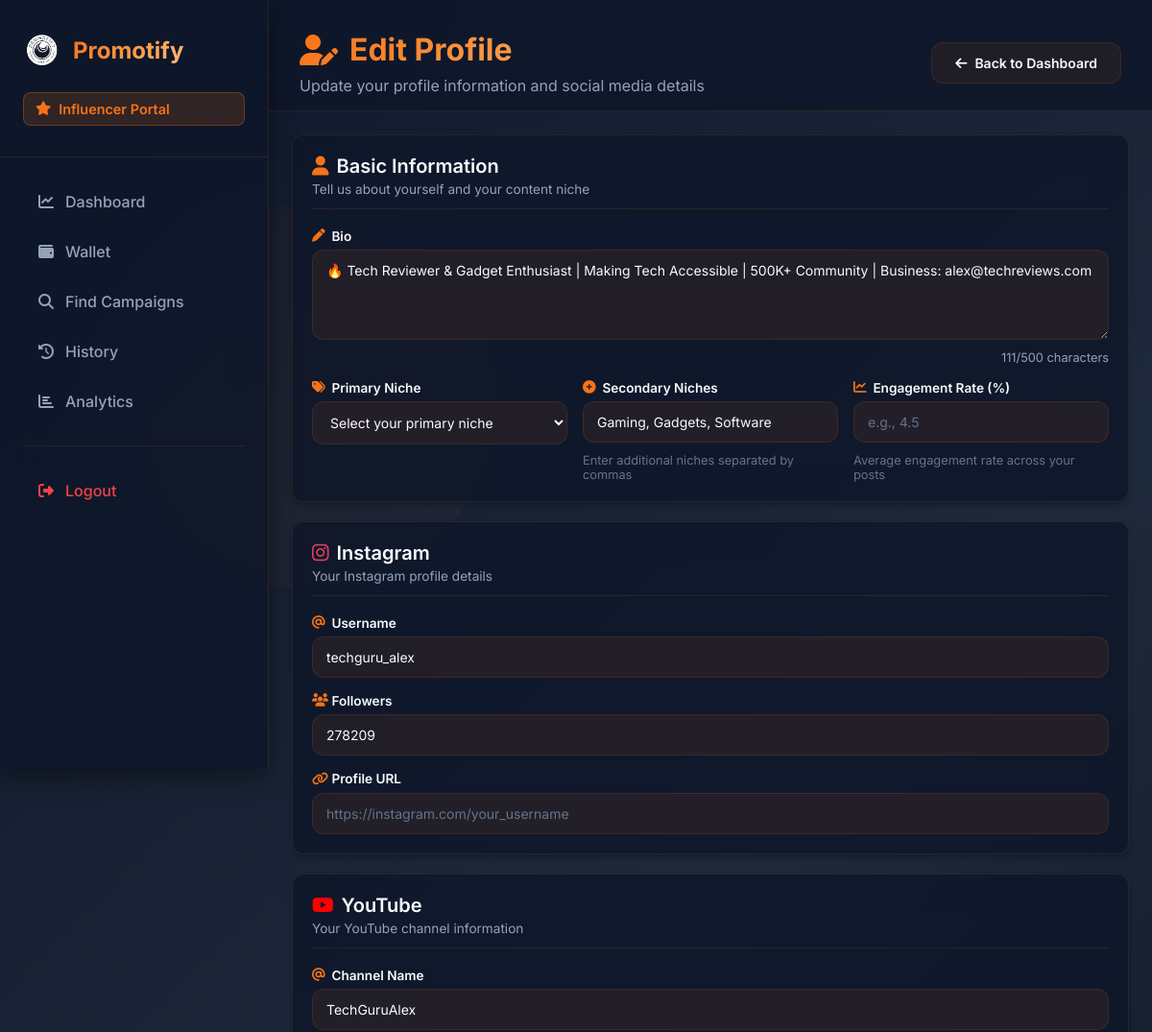
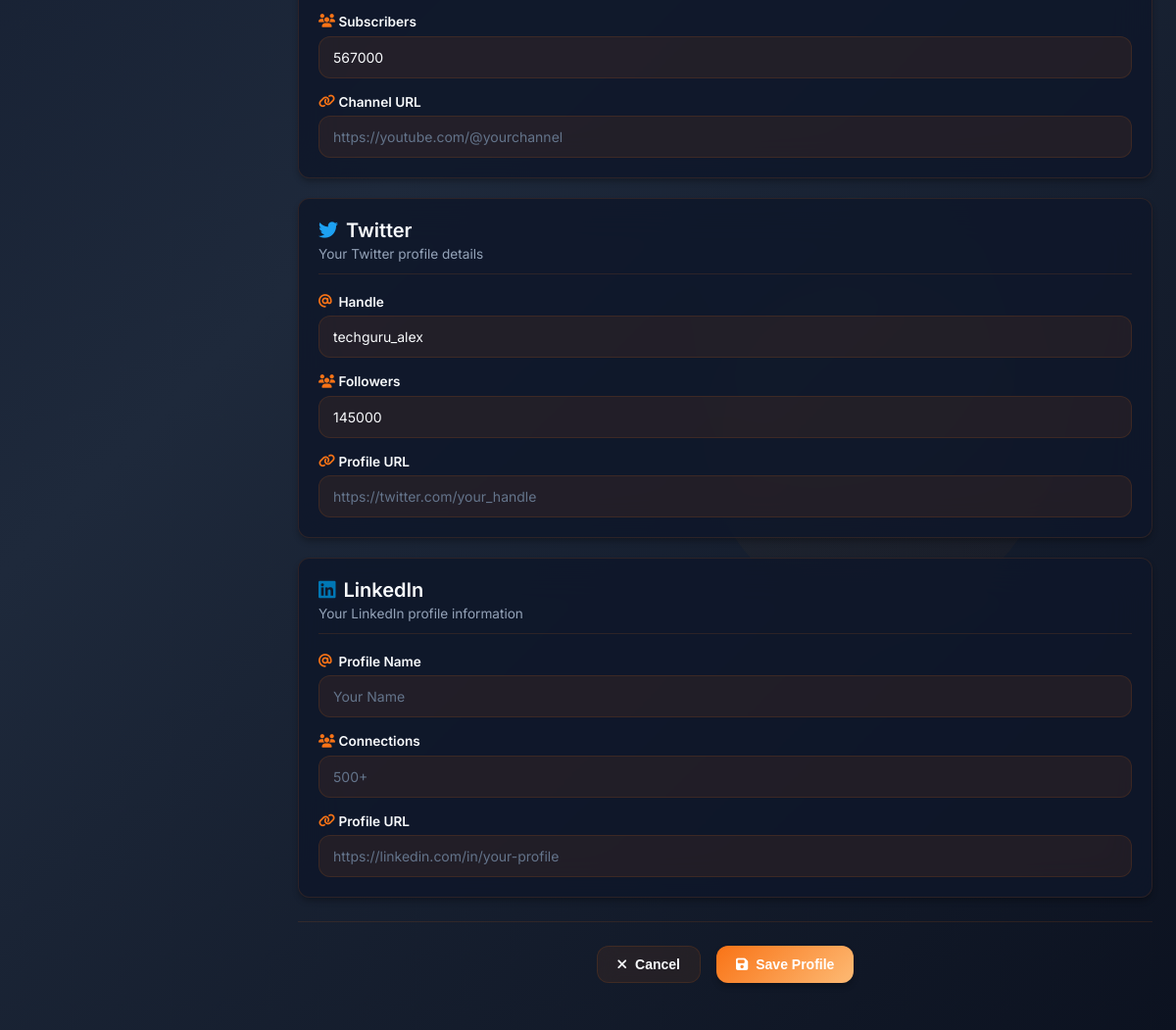
/iedit_profile (signed in), run on the app's committed database (2 pictures, top to bottom).
### models.py (models this page shows, shortened)
class Influencer(db.Model):
    id = db.Column(db.Integer, primary_key=True)
    username = db.Column(db.String(15), unique=True, nullable=False)
    email = db.Column(db.String(30), unique=True, nullable=False)
    password = db.Column(db.String(10), nullable=False)
    instagram = db.Column(db.String(15), unique=True, nullable=True)
    linkedin = db.Column(db.String(20), unique=True, nullable=True)
    twitter = db.Column(db.String(20), unique=True, nullable=True)
    youtube = db.Column(db.String(20), unique=True, nullable=True)
    bio = db.Column(db.Text, nullable=True)
    niche = db.Column(db.String(100), nullable=True)  # Primary niche
    secondary_niches = db.Column(db.String(200), nullable=True)  # JSON string for multiple niches
    instagram_followers = db.Column(db.Integer, default=0)
    youtube_subscribers = db.Column(db.Integer, default=0)
    twitter_followers = db.Column(db.Integer, default=0)
    linkedin_connections = db.Column(db.Integer, default=0)
    instagram_url = db.Column(db.String(200), nullable=True)
    youtube_url = db.Column(db.String(200), nullable=True)
    twitter_url = db.Column(db.String(200), nullable=True)
    linkedin_url = db.Column(db.String(200), nullable=True)
    engagement_rate = db.Column(db.Float, default=0.0)  # Average engagement rate
    profile_verified = db.Column(db.Boolean, default=False)
    profile_picture = db.Column(db.String(200), nullable=True)  # Path to profile picture
    last_profile_update = db.Column(db.DateTime, default=datetime.utcnow)
    wallet_balance = db.Column(db.Float, default=0.0, nullable=False)
    bank_account = db.Column(db.String(20), nullable=True)
    ifsc_code = db.Column(db.String(11), nullable=True)
    date_joined = db.Column(db.DateTime, default=datetime.utcnow)
    campaigns = db.relationship('Campaign', secondary='application',
                                primaryjoin="and_(Influencer.id==Application.influencer_id, Application.status=='accepted')",
                                backref=db.backref('accepted_influencers', lazy='dynamic'))
    def get_secondary_niches_list(self):
        import json
        try:
            return json.loads(self.secondary_niches) if self.secondary_niches else []
        except:
            return []

### routes.py (the view, shortened to what this page needs)
    @app.route('/iedit_profile', methods=['GET', 'POST'])
    def edit_influencer_profile():
        if 'influencer_id' not in session:
            flash('You need to log in first.', 'error')
            return redirect(url_for('influ_log'))
        influencer = Influencer.query.get(session['influencer_id'])
        secondary_niches_str = ', '.join(influencer.get_secondary_niches_list()) if influencer.secondary_niches else ''
        return render_template('edit_influencer_profile.html',
                               influencer=influencer,
                               secondary_niches_str=secondary_niches_str)

### templates/edit_influencer_profile.html (shortened to what this page needs)
<!DOCTYPE html>
<html lang="en">
<head>
    <link rel="stylesheet" type="text/css" href="{{ url_for('static', filename='css/edit_profile.css') }}">
    <link rel="stylesheet" href="https://cdnjs.cloudflare.com/ajax/libs/font-awesome/6.4.0/css/all.min.css">
</head>
<body>
    <div class="background">
        <div class="shape shape-1"></div>
        <div class="shape shape-2"></div>
        <div class="shape shape-3"></div>
    </div>
    <div class="sidebar">
        <div class="sidebar-header">
            <div class="logo">
                <img src="{{ url_for('static', filename='images/promotify.png') }}" alt="Promotify">
                <span class="logo-text">Promotify</span>
            </div>
            <div class="influencer-badge">
                <i class="fas fa-star"></i>
                <span>Influencer Portal</span>
            </div>
        </div>
        <nav class="sidebar-nav">
            <ul>
                <li class="nav-item">
                    <a href="{{ url_for('influ_dash') }}" class="nav-link">
                        <i class="fas fa-chart-line"></i>
                        <span>Dashboard</span>
                    </a>
                </li>
                <li class="nav-item">
                    <a href="{{ url_for('influencer_wallet') }}" class="nav-link">
                        <i class="fas fa-wallet"></i>
                        <span>Wallet</span>
                    </a>
                </li>
                <li class="nav-item">
                    <a href="{{ url_for('ifind') }}" class="nav-link">
                        <i class="fas fa-search"></i>
                        <span>Find Campaigns</span>
                    </a>
                </li>
                <li class="nav-item">
                    <a href="{{ url_for('influencer_history') }}" class="nav-link">
                        <i class="fas fa-history"></i>
                        <span>History</span>
                    </a>
                </li>
                <li class="nav-item">
                    <a href="{{ url_for('influ_stats') }}" class="nav-link">
                        <i class="fas fa-chart-bar"></i>
                        <span>Analytics</span>
                    </a>
                </li>
                <li class="nav-item logout">
                    <a href="{{ url_for('influ_logout') }}" class="nav-link">
                        <i class="fas fa-sign-out-alt"></i>
                        <span>Logout</span>
                    </a>
                </li>
            </ul>
        </nav>
    </div>
    <main class="main-content">
        <div class="content-header">
            <div class="header-left">
                <h1><i class="fas fa-user-edit"></i> Edit Profile</h1>
                <p class="header-subtitle">Update your profile information and social media details</p>
            </div>
            <div class="header-right">
                <a href="{{ url_for('influ_dash') }}" class="btn btn-secondary">
                    <i class="fas fa-arrow-left"></i> Back to Dashboard
                </a>
            </div>
        </div>
        <div class="content">
            <form method="POST" class="profile-form">
                <div class="form-section">
                    <div class="section-header">
                        <h2><i class="fas fa-user"></i> Basic Information</h2>
                        <p class="section-description">Tell us about yourself and your content niche</p>
                    </div>
                    <div class="form-grid">
                        <div class="form-group full-width">
                            <label for="bio"><i class="fas fa-pen"></i> Bio</label>
                            <textarea id="bio" name="bio" rows="4" placeholder="Tell your audience about yourself, your content style, and what makes you unique..." maxlength="500">{{ influencer.bio or '' }}</textarea>
                            <div class="char-counter">
                                <span id="bio-count">{{ (influencer.bio or '')|length }}</span>/500 characters
                            </div>
                        </div>
                        <div class="form-group">
                            <label for="niche"><i class="fas fa-tags"></i> Primary Niche</label>
                            <select id="niche" name="niche" required>
                                <option value="">Select your primary niche</option>
                            </select>
                        </div>
                        <div class="form-group">
                            <label for="secondary_niches"><i class="fas fa-plus-circle"></i> Secondary Niches</label>
                            <input type="text" id="secondary_niches" name="secondary_niches"
                                   value="{{ secondary_niches_str }}"
                                   placeholder="e.g., Technology, Lifestyle, Fashion (comma-separated)">
                            <div class="form-help">Enter additional niches separated by commas</div>
                        </div>
                        <div class="form-group">
                            <label for="engagement_rate"><i class="fas fa-chart-line"></i> Engagement Rate (%)</label>
                            <input type="number" id="engagement_rate" name="engagement_rate"
                                   value="{{ influencer.engagement_rate or '' }}"
                                   step="0.1" min="0" max="100" placeholder="e.g., 4.5">
                            <div class="form-help">Average engagement rate across your posts</div>
                        </div>
                    </div>
                </div>
                <div class="form-section">
                    <div class="section-header">
                        <h2><i class="fab fa-instagram"></i> Instagram</h2>
                        <p class="section-description">Your Instagram profile details</p>
                    </div>
                    <div class="form-grid social-grid">
                        <div class="form-group">
                            <label for="instagram_handle"><i class="fas fa-at"></i> Username</label>
                            <input type="text" id="instagram_handle" name="instagram_handle"
                                   value="{{ influencer.instagram or '' }}"
                                   placeholder="your_username">
                        </div>
                        <div class="form-group">
                            <label for="instagram_followers"><i class="fas fa-users"></i> Followers</label>
                            <input type="number" id="instagram_followers" name="instagram_followers"
                                   value="{{ influencer.instagram_followers or '' }}"
                                   min="0" placeholder="10000">
                        </div>
                        <div class="form-group full-width">
                            <label for="instagram_url"><i class="fas fa-link"></i> Profile URL</label>
                            <input type="url" id="instagram_url" name="instagram_url"
                                   value="{{ influencer.instagram_url or '' }}"
                                   placeholder="https://instagram.com/your_username">
                        </div>
                    </div>
                </div>
                <div class="form-section">
                    <div class="section-header">
                        <h2><i class="fab fa-youtube"></i> YouTube</h2>
                        <p class="section-description">Your YouTube channel information</p>
                    </div>
                    <div class="form-grid social-grid">
                        <div class="form-group">
                            <label for="youtube_handle"><i class="fas fa-at"></i> Channel Name</label>
                            <input type="text" id="youtube_handle" name="youtube_handle"
                                   value="{{ influencer.youtube or '' }}"
                                   placeholder="Your Channel Name">
                        </div>
                        <div class="form-group">
                            <label for="youtube_subscribers"><i class="fas fa-users"></i> Subscribers</label>
                            <input type="number" id="youtube_subscribers" name="youtube_subscribers"
                                   value="{{ influencer.youtube_subscribers or '' }}"
                                   min="0" placeholder="5000">
                        </div>
                        <div class="form-group full-width">
                            <label for="youtube_url"><i class="fas fa-link"></i> Channel URL</label>
                            <input type="url" id="youtube_url" name="youtube_url"
                                   value="{{ influencer.youtube_url or '' }}"
                                   placeholder="https://youtube.com/@yourchannel">
                        </div>
                    </div>
                </div>
                <div class="form-section">
                    <div class="section-header">
                        <h2><i class="fab fa-twitter"></i> Twitter</h2>
                        <p class="section-description">Your Twitter profile details</p>
                    </div>
                    <div class="form-grid social-grid">
                        <div class="form-group">
                            <label for="twitter_handle"><i class="fas fa-at"></i> Handle</label>
                            <input type="text" id="twitter_handle" name="twitter_handle"
                                   value="{{ influencer.twitter or '' }}"
                                   placeholder="your_handle">
                        </div>
                        <div class="form-group">
                            <label for="twitter_followers"><i class="fas fa-users"></i> Followers</label>
                            <input type="number" id="twitter_followers" name="twitter_followers"
                                   value="{{ influencer.twitter_followers or '' }}"
                                   min="0" placeholder="8000">
                        </div>
                        <div class="form-group full-width">
                            <label for="twitter_url"><i class="fas fa-link"></i> Profile URL</label>
                            <input type="url" id="twitter_url" name="twitter_url"
                                   value="{{ influencer.twitter_url or '' }}"
                                   placeholder="https://twitter.com/your_handle">
                        </div>
                    </div>
                </div>
                <div class="form-section">
                    <div class="section-header">
                        <h2><i class="fab fa-linkedin"></i> LinkedIn</h2>
                        <p class="section-description">Your LinkedIn profile information</p>
                    </div>
                    <div class="form-grid social-grid">
                        <div class="form-group">
                            <label for="linkedin_handle"><i class="fas fa-at"></i> Profile Name</label>
                            <input type="text" id="linkedin_handle" name="linkedin_handle"
                                   value="{{ influencer.linkedin or '' }}"
                                   placeholder="Your Name">
                        </div>
                        <div class="form-group">
                            <label for="linkedin_connections"><i class="fas fa-users"></i> Connections</label>
                            <input type="number" id="linkedin_connections" name="linkedin_connections"
                                   value="{{ influencer.linkedin_connections or '' }}"
                                   min="0" placeholder="500+">
                        </div>
                        <div class="form-group full-width">
                            <label for="linkedin_url"><i class="fas fa-link"></i> Profile URL</label>
                            <input type="url" id="linkedin_url" name="linkedin_url"
                                   value="{{ influencer.linkedin_url or '' }}"
                                   placeholder="https://linkedin.com/in/your-profile">
                        </div>
                    </div>
                </div>
                <div class="form-actions">
                    <button type="button" class="btn btn-secondary" onclick="window.history.back()">
                        <i class="fas fa-times"></i> Cancel
                    </button>
                    <button type="submit" class="btn btn-primary">
                        <i class="fas fa-save"></i> Save Profile
                    </button>
                </div>
            </form>
        </div>
    </main>
</body>
</html>

### data on the page
Influencer: bio "🔥 Tech Reviewer & Gadget Enthusiast | Making Tech Accessible | 500K+ Community | Business: alex@techreviews.com", instagram_handle "techguru_alex", instagram_followers "278209", youtube_handle "TechGuruAlex", youtube_subscribers "567000", twitter_handle "techguru_alex", twitter_followers "145000"

### other printed values
{{ (influencer.bio or '')|length }} "111"
